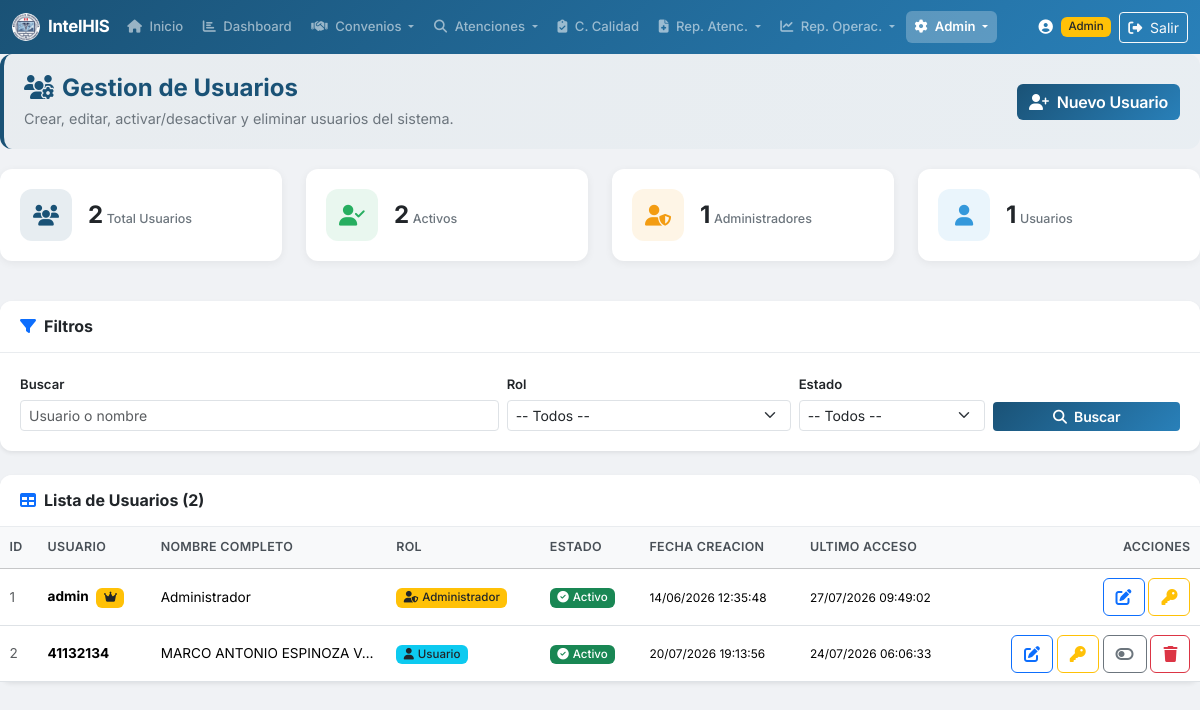
/usuarios.php (signed in), run on an earlier commit of the app's database.
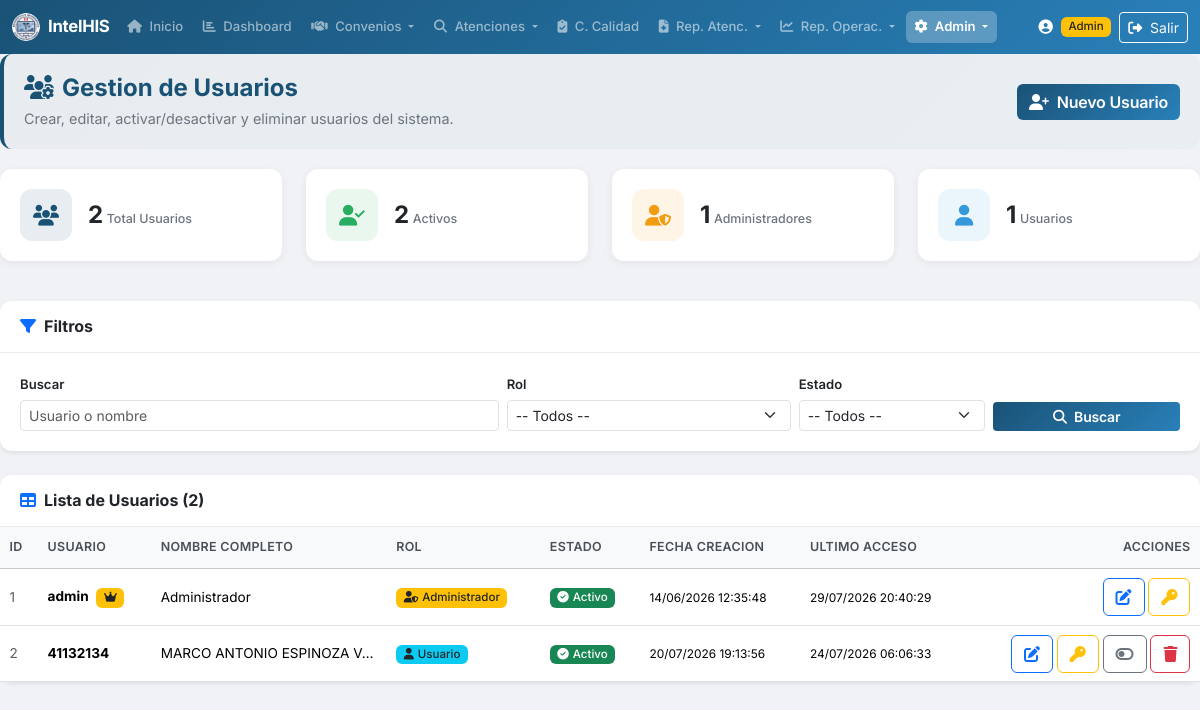
And on a later commit of the database.
### tables this page shows
CREATE TABLE `USUARIOS` (
  `id_usuario` int(11) NOT NULL,
  `usuario` varchar(50) NOT NULL,
  `password` varchar(255) NOT NULL,
  `nombre_completo` varchar(150) DEFAULT NULL,
  `rol` varchar(20) NOT NULL DEFAULT 'usuario' COMMENT 'admin o usuario',
  `estado` tinyint(1) NOT NULL DEFAULT 1,
  `fecha_creacion` datetime DEFAULT current_timestamp(),
  `ultimo_acceso` datetime DEFAULT NULL
);

### includes/functions.php (called while the page is built, shortened)
<?php
function clean($str) {
    return htmlspecialchars($str ?? '', ENT_QUOTES, 'UTF-8');
}
function formatDateTime($datetime) {
    $ts = strtotime($datetime);
    return $ts ? date('d/m/Y H:i:s', $ts) : $datetime;
}

### usuarios.php (the view, shortened to what the changed rows need)
<?php
require_once 'includes/functions.php';
$pdo = getDBConnection();
$where = "1=1";
$params = [];
$porPagina = 20;
$pagina = max(1, intval($_GET['pagina'] ?? 1));
$offset = ($pagina - 1) * $porPagina;
$dataSql = "SELECT id_usuario, usuario, nombre_completo, rol, estado, fecha_creacion, ultimo_acceso FROM USUARIOS WHERE {$where} ORDER BY id_usuario ASC LIMIT {$porPagina} OFFSET {$offset}";
$dataStmt = $pdo->prepare($dataSql);
$dataStmt->execute($params);
$usuarios = $dataStmt->fetchAll();
include 'includes/header.php';
?>
<div class="card shadow-sm">
    <div class="card-body p-0">
        <?php if (empty($usuarios)): ?>
            <div class="empty-state">
                <i class="fas fa-user-slash"></i>
                <h5>Sin usuarios</h5>
                <p>No se encontraron usuarios con los filtros seleccionados.</p>
            </div>
        <?php else: ?>
            <div class="table-responsive">
                <table class="table table-hover table-sm mb-0">
                    <thead class="table-light">
                        <tr>
                            <th>ID</th>
                            <th>Usuario</th>
                            <th>Nombre Completo</th>
                            <th>Rol</th>
                            <th>Estado</th>
                            <th>Fecha Creacion</th>
                            <th>Ultimo Acceso</th>
                            <th class="text-end">Acciones</th>
                        </tr>
                    </thead>
                    <tbody>
                        <?php foreach ($usuarios as $u): ?>
                        <tr>
                            <td class="text-muted"><?= (int)$u['id_usuario'] ?></td>
                            <td>
                                <strong><?= clean($u['usuario']) ?></strong>
                                <?php if ((int)$u['id_usuario'] === 1): ?>
                                    <span class="badge bg-warning text-dark ms-1" title="Administrador principal"><i class="fas fa-crown"></i></span>
                                <?php endif; ?>
                            </td>
                            <td><?= clean($u['nombre_completo']) ?></td>
                            <td>
                                <?php if ($u['rol'] === 'admin'): ?>
                                    <span class="badge bg-warning text-dark"><i class="fas fa-user-shield me-1"></i>Administrador</span>
                                <?php else: ?>
                                    <span class="badge bg-info text-dark"><i class="fas fa-user me-1"></i>Usuario</span>
                                <?php endif; ?>
                            </td>
                            <td>
                                <?php if ((int)$u['estado'] === 1): ?>
                                    <span class="badge bg-success"><i class="fas fa-check-circle me-1"></i>Activo</span>
                                <?php else: ?>
                                    <span class="badge bg-danger"><i class="fas fa-times-circle me-1"></i>Inactivo</span>
                                <?php endif; ?>
                            </td>
                            <td><small><?= formatDateTime($u['fecha_creacion']) ?></small></td>
                            <td><small><?= $u['ultimo_acceso'] ? formatDateTime($u['ultimo_acceso']) : '<span class="text-muted">Nunca</span>' ?></small></td>
                            <td class="text-end">
                                <button type="button" class="btn btn-xs btn-outline-primary"
                                        onclick='editarUsuario(<?= json_encode([
                                            "id_usuario" => (int)$u["id_usuario"],
                                            "usuario" => $u["usuario"],
                                            "nombre_completo" => $u["nombre_completo"],
                                            "rol" => $u["rol"],
                                            "estado" => (int)$u["estado"],
                                        ], JSON_HEX_TAG | JSON_HEX_AMP | JSON_HEX_APOS | JSON_HEX_QUOT) ?>)'>
                                    <i class="fas fa-edit" title="Editar"></i>
                                </button>
                                <button type="button" class="btn btn-xs btn-outline-warning"
                                        onclick='resetearClave(<?= (int)$u["id_usuario"] ?>, <?= json_encode($u["usuario"], JSON_HEX_TAG | JSON_HEX_AMP | JSON_HEX_APOS | JSON_HEX_QUOT) ?>)'>
                                    <i class="fas fa-key" title="Resetear clave"></i>
                                </button>
                            </td>
                        </tr>
                        <?php endforeach; ?>
                    </tbody>
                </table>
            </div>
        <?php endif; ?>
    </div>
</div>
<?php include 'includes/footer.php'; ?>

What changed in the data, as far as the page shows it:
changed usuarios "admin": ultimo_acceso "27/07/2026 09:49:02" → "29/07/2026 20:40:29"
